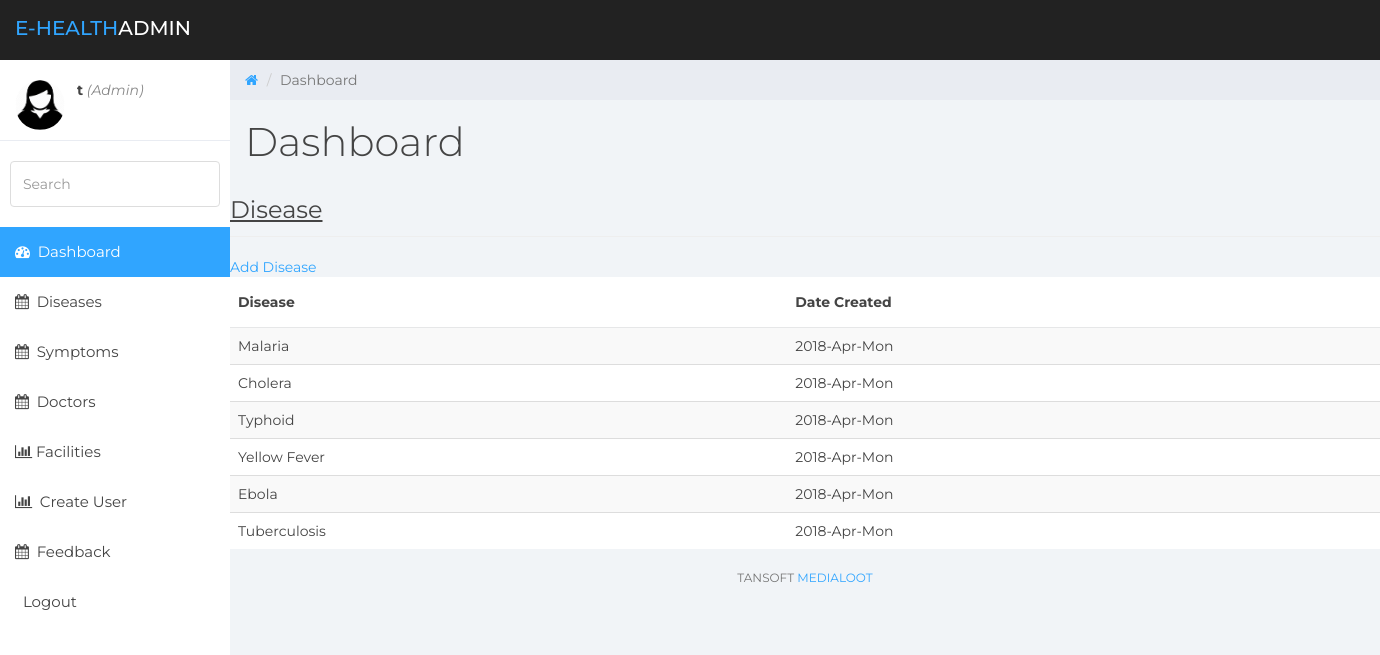
Page /admin/view_disease.php (signed in) on the earlier database version.
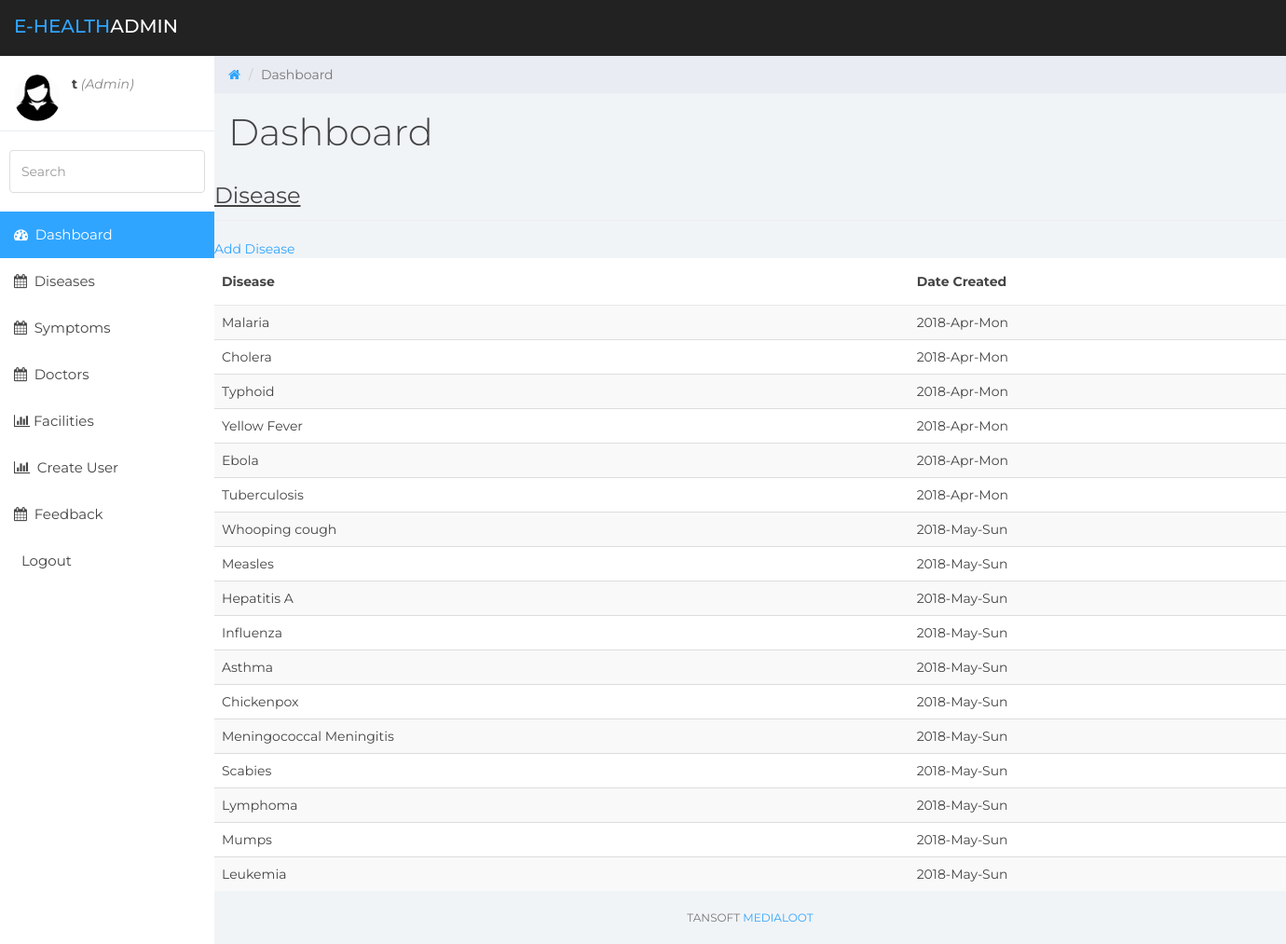
Same page on the later database version.
### tables this page shows
CREATE TABLE `disease` (
  `id` int(11) NOT NULL,
  `disease` varchar(100) NOT NULL,
  `notes` varchar(100) NOT NULL,
  `cutoff` varchar(10) NOT NULL,
  `date_created` varchar(250) NOT NULL
);

### admin/view_disease.php (the view, shortened to what this page needs)
<!DOCTYPE html>
<html>
<head>
    <link href="../assets/css/bootstrap.min.css" rel="stylesheet">
    <link href="../assets/css/font-awesome.min.css" rel="stylesheet">
    <link href="../assets/css/datepicker3.css" rel="stylesheet">
    <link href="../assets/css/styles.css" rel="stylesheet">
</head>
<body>
<nav class="navbar navbar-custom navbar-fixed-top" role="navigation">
    <div class="container-fluid">
        <div class="navbar-header">
            <a class="navbar-brand" href="home.php"><span>E-health</span>Admin</a>
        </div>
    </div>
</nav>
<div id="sidebar-collapse" class="col-sm-3 col-lg-2 sidebar">
    <div class="profile-sidebar">
        <div class="profile-userpic">
            <img src="../images/admin_profile.png" class="img-responsive">
        </div>
        <div class="profile-usertitle">
            <div>
                <?php if (isset($_SESSION['user'])) : ?>
                    <strong><?php echo $_SESSION['user']['username']; ?></strong>
                    <i style="color: #888;">(<?php echo ucfirst($_SESSION['user']['user_type']); ?>)</i>
                    <br>
                <?php endif ?>
            </div>
        </div>
    </div>
    <form role="search">
        <div class="form-group">
            <input type="text" class="form-control" placeholder="Search">
        </div>
    </form>
    <ul class="nav menu">
        <li class="active"><a href="home.php"><em class="fa fa-dashboard">&nbsp;</em> Dashboard</a></li>
        <li><a href="view_disease.php"><em class="fa fa-calendar">&nbsp;</em> Diseases</a></li>
        <li><a href="view_symptom.php"><em class="fa fa-calendar">&nbsp;</em> Symptoms</a></li>
        <li><a href="view_doctors.php"><em class="fa fa-calendar">&nbsp;</em> Doctors</a></li>
        <li><a href="view_facility.php"><em class="fa fa-bar-chart">&nbsp;</em>Facilities</a></li>
        <li><a href="create_user.php"><em class="fa fa-bar-chart">&nbsp;</em> Create User</a></li>
        <li><a href="report.php"><em class="fa fa-calendar">&nbsp;</em> Feedback</a></li>
        <li><a href="home.php?logout='1'">&nbsp;</em> Logout</a></li>
    </ul>
</div>
<div class="col-sm-9 col-sm-offset-3 col-lg-10 col-lg-offset-2 main">
    <div class="row">
        <ol class="breadcrumb">
            <li><a href="#">
                    <em class="fa fa-home"></em>
                </a></li>
            <li class="active">Dashboard</li>
        </ol>
    </div>
    <div class="row">
        <div class="col-lg-12">
            <h1 class="page-header">Dashboard</h1>
        </div>
        <div class="container">
            <div class="row">
                <div class="page-header">
                    <font size="5">
                        <u>Disease</u>
                    </font>
                </div>
                <div>
                    <a href="create_disease.php">Add Disease</a>
                </div>
                <table class="table table-striped">
                    <thead>
                    <tr>
                        <th>Disease</th>
                        <th>Date Created</th>
                    </tr>
                    </thead>
                    <?php
                    include('../conn.php');
                    $select = "SELECT  * FROM `disease`";
                    $run_select = mysqli_query($conn, $select);
                    while ($rows = mysqli_fetch_array($run_select)) {
                        $disease = $rows['disease'];
                        $date_created = $rows['date_created'];
                        ?>
                        <tr>
                            <td><?php echo $disease; ?></td>
                            <td><?php echo $date_created; ?></td>
                        </tr>
                        <?php
                    }
                    ?>
                </table>
            </div>
        </div>
        <div class="row">
            <div class="col-sm-12">
                <p class="back-link">Tansoft <a href="#">Medialoot</a></p>
            </div>
        </div>
    </div>
</div>
</body>
</html>

### assets/css/styles.css (style rules this page uses)
body { background: #f1f4f7; padding-top: 60px; font-size: 14px; color: #444444; font-family: "Montserrat", "Helvetica Neue", Helvetica, Arial, sans-serif; }
p { color: #777; }
a, a:hover, a:focus { color: #30a5ff; }
h1, h2, h3, h4, h5, h6 { color: #444444; }
h1 { font-weight: 300; font-size: 40px; }
input.form-control { border: 1px solid #ddd; box-shadow: none; height: 46px; }
.navbar-custom { background: #222; height: 60px; }
.navbar-header .navbar-brand { color: #fff; font-size: 20px; text-transform: uppercase; font-weight: 500; height: 60px; padding-top: 18px; }
.navbar-header .navbar-brand span { color: #30a5ff; }
.navbar { border: 0; }
.sidebar { display: block; padding: 0; display: none; box-shadow: none; background: #fff; }
.sidebar ul { margin: 20px 0px; }
.sidebar form { padding: 10px 0 0 0; margin: 10px 10px 20px 10px; }
@media (min-width: 768px) { .sidebar { display: block; position: fixed; top: 60px; bottom: 0; left: 0; z-index: 1000; display: block; margin: 0; padding: 0; overflow-x: hidden; overflow-y: auto; } }
@media (min-width: 768px) { .navbar-header { width: 100%; } }
.sidebar ul.nav .active a, .sidebar ul.nav li.parent a.active, .sidebar ul.nav .active > a:hover, .sidebar ul.nav li.parent a.active:hover, .sidebar ul.nav .active > a:focus, .sidebar ul.nav li.parent a.active:focus { color: #fff; background-color: #30a5ff; }
.sidebar ul.nav li a { height: 50px; font-size: 15px; line-height: 2em; color: #444444; }
.profile-sidebar { padding: 10px 0; border-bottom: 1px solid #e9ecf2; }
.profile-userpic img { float: left; margin: 10px 0px 0px 15px; width: 50px; height: 50px; border-radius: 9999px !important; }
.profile-usertitle { float: left; text-align: left; margin: 10px 0 0 12px; }
.breadcrumb { border-radius: 0; padding: 10px 15px 10px 15px; background: #e9ecf2; margin: 0; }
h1.page-header { margin-top: 20px; border-bottom: 0; }
.table { background: #fff; }
.table > thead > tr > th { border-bottom: 1px solid #e6e7e8; vertical-align: middle; height: 50px; }
p.back-link { text-align: center; margin-bottom: 20px; font-size: 12px; text-transform: uppercase; }

Differences in the rows shown:
added disease: disease "Whooping cough", date_created "2018-May-Sun"
added disease: disease "Measles", date_created "2018-May-Sun"
added disease: disease "Hepatitis A", date_created "2018-May-Sun"
added disease: disease "Influenza", date_created "2018-May-Sun"
added disease: disease "Asthma", date_created "2018-May-Sun"
added disease: disease "Chickenpox", date_created "2018-May-Sun"
added disease: disease "Meningococcal Meningitis", date_created "2018-May-Sun"
added disease: disease "Scabies", date_created "2018-May-Sun"
added disease: disease "Lymphoma", date_created "2018-May-Sun"
added disease: disease "Mumps", date_created "2018-May-Sun"
added disease: disease "Leukemia", date_created "2018-May-Sun"
